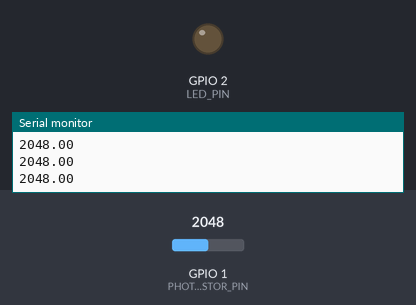
The program below on a simulated ESP32-S3. On the bench: output pins drawn as LEDs (lit = HIGH), the last lines printed to the serial monitor. The test bench sets the inputs (shaded band); at power-on: GPIO 1 (PHOTORESISTOR_PIN) = 2048.

Above: at 2.2 s.
2.3 s: GPIO 1 (PHOTORESISTOR_PIN) set to 1548
4.0 s: GPIO 1 (PHOTORESISTOR_PIN) set to 1441
At 5.1 s:
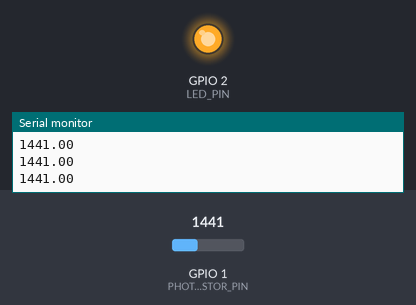
5.5 s: GPIO 1 (PHOTORESISTOR_PIN) set to 1637
7.2 s: GPIO 1 (PHOTORESISTOR_PIN) set to 1732
At 8.3 s:
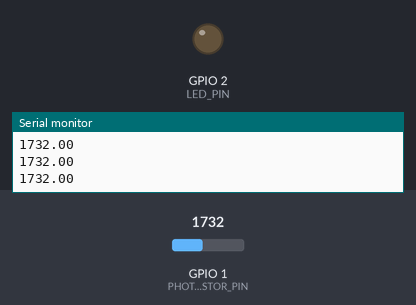
8.8 s: GPIO 1 (PHOTORESISTOR_PIN) set to 1460
At 9.9 s:
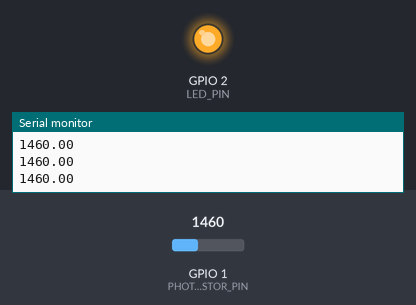
Timing chart, 0 to 11.4 s (numbered marks = the images above; inputs shaded):
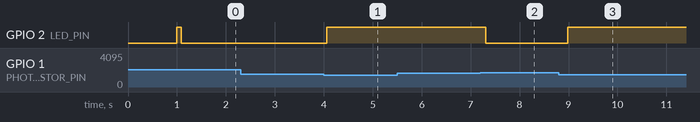

The program:

main.cpp
```cpp
#include <Arduino.h>

#define LED_PIN 2
#define PHOTORESISTOR_PIN 1

float filter = 0;
float k = 0.1;
constexpr float THRESHOLD_ON = 1500.0f;
constexpr float THRESHOLD_OFF = 1700.0f;

bool lightOn = false;

void setup() {
    Serial.begin(9600);
    delay(1000);
    pinMode(LED_PIN, OUTPUT);
    pinMode(PHOTORESISTOR_PIN, INPUT);
}

void loop() {
    float lightLevel = analogRead(PHOTORESISTOR_PIN);
    filter += (lightLevel - filter) * k;
    Serial.println(filter);

    if (lightOn == true) {
        if (THRESHOLD_OFF < filter) {
            lightOn = false;
        }
    } else {
        if (filter < THRESHOLD_ON) {
            lightOn = true;
        }
    }
    digitalWrite(LED_PIN, lightOn);
}
```

Measured:
- the behaviour switches between 1500 and 1499 on GPIO 1 (PHOTORESISTOR_PIN) (found by bisection; images 0 and 1)
- the behaviour switches between 1700 and 1701 on GPIO 1 (PHOTORESISTOR_PIN) (found by bisection; images 1 and 2)
- after the input at 4.0 s, GPIO 2 (LED_PIN): LOW → HIGH after 0.06 s
- after the input at 7.2 s, GPIO 2 (LED_PIN): HIGH → LOW after 0.11 s
- after the input at 8.8 s, GPIO 2 (LED_PIN): LOW → HIGH after 0.18 s
